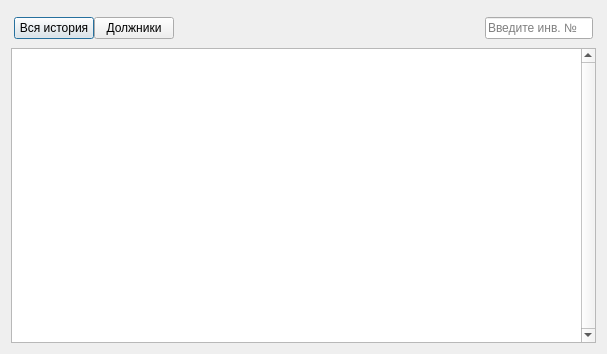
<?xml version="1.0" encoding="UTF-8"?>
<ui version="4.0">
 <class>AccountHistory</class>
 <widget class="QDialog" name="AccountHistory">
  <property name="geometry">
   <rect>
    <x>0</x>
    <y>0</y>
    <width>607</width>
    <height>354</height>
   </rect>
  </property>
  <property name="minimumSize">
   <size>
    <width>607</width>
    <height>300</height>
   </size>
  </property>
  <property name="windowTitle">
   <string>Взятые книги</string>
  </property>
  <layout class="QGridLayout" name="gridLayout_2">
   <item row="1" column="0">
    <widget class="QTableView" name="tableView">
     <property name="sizePolicy">
      <sizepolicy hsizetype="Minimum" vsizetype="Expanding">
       <horstretch>0</horstretch>
       <verstretch>0</verstretch>
      </sizepolicy>
     </property>
     <property name="contextMenuPolicy">
      <enum>Qt::CustomContextMenu</enum>
     </property>
     <property name="styleSheet">
      <string notr="true"/>
     </property>
     <property name="verticalScrollBarPolicy">
      <enum>Qt::ScrollBarAlwaysOn</enum>
     </property>
     <property name="alternatingRowColors">
      <bool>true</bool>
     </property>
     <property name="selectionBehavior">
      <enum>QAbstractItemView::SelectRows</enum>
     </property>
     <attribute name="horizontalHeaderHighlightSections">
      <bool>false</bool>
     </attribute>
     <attribute name="verticalHeaderVisible">
      <bool>false</bool>
     </attribute>
     <attribute name="verticalHeaderHighlightSections">
      <bool>false</bool>
     </attribute>
    </widget>
   </item>
   <item row="0" column="0">
    <widget class="QGroupBox" name="searchGroupBox">
     <property name="sizePolicy">
      <sizepolicy hsizetype="Preferred" vsizetype="Minimum">
       <horstretch>0</horstretch>
       <verstretch>0</verstretch>
      </sizepolicy>
     </property>
     <property name="minimumSize">
      <size>
       <width>0</width>
       <height>25</height>
      </size>
     </property>
     <property name="styleSheet">
      <string notr="true">QGroupBox#searchGroupBox {
	border: 0;
}</string>
     </property>
     <property name="title">
      <string/>
     </property>
     <layout class="QGridLayout" name="gridLayout">
      <property name="leftMargin">
       <number>0</number>
      </property>
      <property name="topMargin">
       <number>0</number>
      </property>
      <property name="rightMargin">
       <number>0</number>
      </property>
      <property name="bottomMargin">
       <number>0</number>
      </property>
      <property name="spacing">
       <number>0</number>
      </property>
      <item row="0" column="3">
       <widget class="QLineEdit" name="search">
        <property name="sizePolicy">
         <sizepolicy hsizetype="Minimum" vsizetype="Minimum">
          <horstretch>0</horstretch>
          <verstretch>0</verstretch>
         </sizepolicy>
        </property>
        <property name="maximumSize">
         <size>
          <width>117</width>
          <height>16777215</height>
         </size>
        </property>
        <property name="placeholderText">
         <string>Введите инв. №</string>
        </property>
        <property name="clearButtonEnabled">
         <bool>true</bool>
        </property>
       </widget>
      </item>
      <item row="0" column="2">
       <spacer name="horizontalSpacer">
        <property name="orientation">
         <enum>Qt::Horizontal</enum>
        </property>
        <property name="sizeHint" stdset="0">
         <size>
          <width>40</width>
          <height>20</height>
         </size>
        </property>
       </spacer>
      </item>
      <item row="0" column="0">
       <widget class="QPushButton" name="showFullButton">
        <property name="text">
         <string>Вся история</string>
        </property>
       </widget>
      </item>
      <item row="0" column="1">
       <widget class="QPushButton" name="showDebtors">
        <property name="text">
         <string>Должники</string>
        </property>
       </widget>
      </item>
     </layout>
    </widget>
   </item>
  </layout>
  <action name="markAsReturned">
   <property name="enabled">
    <bool>false</bool>
   </property>
   <property name="icon">
    <iconset resource="resources.qrc">
     <normaloff>:/images/return.png</normaloff>:/images/return.png</iconset>
   </property>
   <property name="text">
    <string>&amp;Отметить, как возвращенную</string>
   </property>
   <property name="statusTip">
    <string/>
   </property>
   <property name="shortcutContext">
    <enum>Qt::WindowShortcut</enum>
   </property>
  </action>
  <action name="markAsGivenToRoom">
   <property name="enabled">
    <bool>false</bool>
   </property>
   <property name="icon">
    <iconset resource="resources.qrc">
     <normaloff>:/images/toRoom.png</normaloff>:/images/toRoom.png</iconset>
   </property>
   <property name="text">
    <string>&amp;Отметить, как выданную в зал</string>
   </property>
   <property name="toolTip">
    <string>Отметить, как выданную в зал</string>
   </property>
   <property name="statusTip">
    <string/>
   </property>
   <property name="shortcutContext">
    <enum>Qt::WindowShortcut</enum>
   </property>
  </action>
  <action name="markAsGiven">
   <property name="enabled">
    <bool>false</bool>
   </property>
   <property name="icon">
    <iconset resource="resources.qrc">
     <normaloff>:/images/toReader.png</normaloff>:/images/toReader.png</iconset>
   </property>
   <property name="text">
    <string>&amp;Отметить, как выданную на руки</string>
   </property>
   <property name="statusTip">
    <string/>
   </property>
   <property name="shortcutContext">
    <enum>Qt::WindowShortcut</enum>
   </property>
  </action>
 </widget>
 <tabstops>
  <tabstop>search</tabstop>
  <tabstop>showFullButton</tabstop>
  <tabstop>showDebtors</tabstop>
  <tabstop>tableView</tabstop>
 </tabstops>
 <resources>
  <include location="resources.qrc"/>
 </resources>
 <connections/>
</ui>
